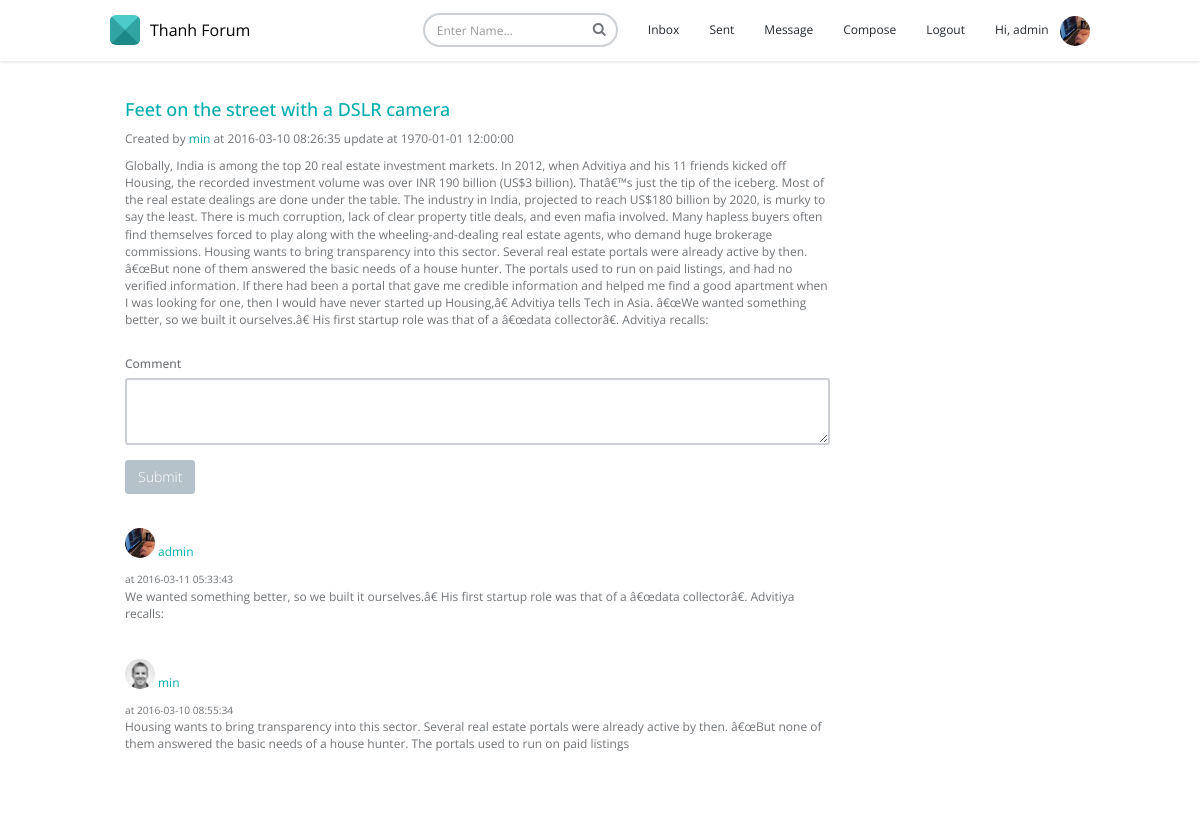
Screenshot of /view_thread.php?id=15 (signed in) with the database file from the repository.
### tables this page shows
CREATE TABLE IF NOT EXISTS `user` (
  `id` int(11) unsigned NOT NULL AUTO_INCREMENT,
  `name` varchar(50) NOT NULL,
  `email` varchar(50) NOT NULL,
  `avatar` varchar(100) DEFAULT NULL,
  `password` varchar(50) NOT NULL,
  PRIMARY KEY (`id`)
);

CREATE TABLE IF NOT EXISTS `thread` (
  `id` int(11) unsigned NOT NULL AUTO_INCREMENT,
  `title` varchar(50) NOT NULL,
  `content` text NOT NULL,
  `created_by` int(11) unsigned NOT NULL,
  `created_at` int(10) NOT NULL,
  `updated_at` int(10) DEFAULT NULL,
  PRIMARY KEY (`id`),
  KEY `created_by` (`created_by`)
);

CREATE TABLE IF NOT EXISTS `post` (
  `id` int(11) unsigned NOT NULL AUTO_INCREMENT,
  `thread_id` int(11) unsigned NOT NULL,
  `content` text NOT NULL,
  `created_by` int(11) unsigned NOT NULL,
  `created_at` int(10) NOT NULL,
  `updated_at` int(10) DEFAULT NULL,
  PRIMARY KEY (`id`),
  KEY `created_by` (`created_by`),
  KEY `thread_id` (`thread_id`)
);

### OOPDatabase.php (called while the page is built, shortened)
<?php
class OOPDatabase{
	protected $_connection;
	public function __construct(){
		$this->_connection = mysqli_connect('localhost','root','123456','company');
	}
	public function getCommentByThreadId($id){
		$comments = array();
		$query = mysqli_query($this->_connection, "select * from post where thread_id = $id order by id desc");
		while ($row = mysqli_fetch_array($query)) {
			$comments[] = $this->loadComment($row);
		}
		return $comments;
	}
	public function loadComment($row){
		$comment = new Comment();
		$comment->id 		 = $row['id'];
		$comment->thread_id  = $row['thread_id'];
		$comment->content    = $row['content'];
		$comment->created_by = $row['created_by'];
		$comment->created_at = $row['created_at'];
		$comment->updated_at = $row['updated_at'];
		return $comment;
	}
	public function getThreadById($id){
		$rows = mysqli_query($this->_connection, "select * from thread where id = $id");
		return mysqli_fetch_array($rows);
	}
	public function getNameById($id){
		$query = mysqli_query($this->_connection, "select * from user where id = $id");
		$row = mysqli_fetch_array($query);
		$user = new User();
		$user->name = $row['name'];
		return $user->name;
	}
	public function getAvatarById($id){
		$query = mysqli_query($this->_connection, "select * from user where id = $id");
		$row = mysqli_fetch_array($query);
		$user = new User();
		$user->avatar = $row['avatar'];
		return $user->avatar;
	}
}

### view_thread.php (the view, shortened to what this page needs)
<?php
$thread_id = $_GET['id'];
require('OOPDatabase.php');
$database = new OOPDatabase();
$thread = $database->getThreadById($thread_id);
$comments = $database->getCommentByThreadId($thread_id);
?>
<!DOCTYPE html>
<html lang="en">
<head>
	<?php include('header.php');?>
	<link type='text/css' rel='stylesheet' href='style.css'/>
</head>
<body>
	<?php include('menu.php') ?>
	<div class="content">
		<div class="container">
			<div class="col-md-9">
				<h4><a href=""><?php echo $thread['title']?></a></h4>
				<?php
				echo '<p>Created by <a href="/view_user.php?id='.$thread['created_by'].'">'.$database->getNameById($thread['created_by']).'</a> at '.date('Y-m-d h:i:s',$thread['created_at']).' update at '.date('Y-m-d h:i:s',$thread['updated_at']).'</p>';
				echo '<p>'.$thread['content'].'</p><br>';
				?>
				<form method="POST" action="add_comment.php">
					<div class="form-group">
						<label>Comment</label>
						<textarea name="content" class="form-control" rows="3"></textarea>
					</div>
					<button type="submit" class="btn btn-default">Submit</button>
			</form>
			<ul class="list-group" style="list-style-type:none">
				<?php foreach ($comments as $key => $comment) : ?>
					<li class="list-group">
						<img src="<?php echo $database->getAvatarById($comment->created_by) ?>" class="img-circle" alt="User" height="30" width="30">
						<div class="userName">
							<p><a href="/view_user.php?id=<?php echo $comment->created_by ?>"><?php echo $database->getNameById($comment->created_by); ?></a></p>
						</div>
						<small>at <?php echo date('Y-m-d h:i:s',$comment->created_at); ?></small>
						<p><?php echo $comment->content ?></p>
						</li></br>
				<?php endforeach ?>
			</ul>
			</div>
		</div>
	</div>
</body>
</html>

### menu.php (shortened to what this page needs)
<?php
$user_name = $_SESSION['login_name'];
$user_id = $_SESSION['login_id'];
?>
<div id="header" class="header navbar navbar-default navbar-fixed-top">
	<div class="container">
		<div class="navbar-header">
			<a href="home.php" class="navbar-brand">
				<span class="navbar-logo"></span>
				<span class="brand-text">
					Thanh Forum
				</span>
			</a>
		</div>
		<div class="collapse navbar-collapse" id="header-navbar">
			<ul class="nav navbar-nav navbar-right">
				<li>
					<form class="navbar-form" method="POST" action="/result_search.php">
						<div class="form-group">
							<input type="text" name="name" class="form-control" placeholder="Enter Name..." />
							<button type="submit" class="btn btn-search"><i class="fa fa-search"></i></button>
						</div>
					</form>
				</li>
				<li><a href="/message.php">Inbox</a></li>
				<li><a href="/sent.php">Sent</a></li>
				<li><a href="/create_message.php">Message</a></li>
				<li><a href="/create_thread.php">Compose</a></li>
				<li><a href="/logout.php">Logout</a></li>
				<li><a href="/user.php">Hi, <?php echo $user_name; ?><div class="avatar_menu"><img src="<?php echo $database->getAvatarById($user_id) ?>" class="img-circle" alt="avatar" height="30" width="30"></div> </a></li>
			</ul>
		</div>
	</div>
</div>

### assets/css/theme/default.css (style rules this page uses)
.text-theme, a { color: #00acac; }
.navbar-logo { border-color: #4DCACA #31A3A3 #1D8888; }

### style.css (style rules this page uses)
.userName { margin-top: -15px; margin-left: 33px; }
.avatar_menu { margin-left: 65px; margin-top: -30px; }

### rows the page displays
user: avatar (picture)
thread: title "Feet on the street with a DSLR camera", created_by.name "min", created_at "2016-03-10 08:26:35", updated_at "1970-01-01 12:00:00", content "Globally, India is among the top 20 real estate investment markets. In 2012, when Advitiya and his 11 friends kicked off Housing, the recorded investment volume was over INR 190 billion (US$3 billion). Thatâ€™s just the tip of the iceberg. Most of the real estate dealings are done under the table. The industry in India, projected to reach US$180 billion by 2020, is murky to say the least. There is much corruption, lack of clear property title deals, and even mafia involved. Many hapless buyers often find themselves forced to play along with the wheeling-and-dealing real estate agents, who demand huge brokerage commissions. Housing wants to bring transparency into this sector. Several real…"
post: created_by.avatar (picture), created_by.name "admin", created_at "2016-03-11 05:33:43", content "We wanted something better, so we built it ourselves.â€ His first startup role was that of a â€œdata collectorâ€. Advitiya recalls:"
post: created_by.avatar (picture), created_by.name "min", created_at "2016-03-10 08:55:34", content "Housing wants to bring transparency into this sector. Several real estate portals were already active by then. â€œBut none of them answered the basic needs of a house hunter. The portals used to run on paid listings"

### other values shown
$user_name "admin"
